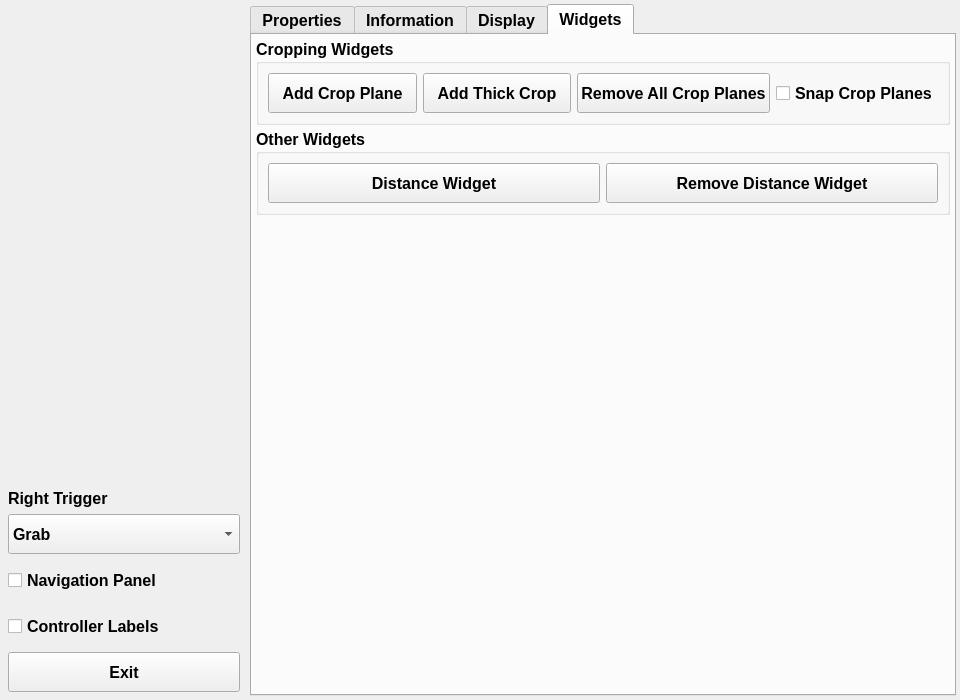
<?xml version="1.0" encoding="UTF-8"?>
<ui version="4.0">
 <class>pqOpenVRControls</class>
 <widget class="QWidget" name="pqOpenVRControls">
  <property name="geometry">
   <rect>
    <x>0</x>
    <y>0</y>
    <width>960</width>
    <height>700</height>
   </rect>
  </property>
  <property name="font">
   <font>
    <family>Arial</family>
    <pointsize>12</pointsize>
    <weight>75</weight>
    <bold>true</bold>
   </font>
  </property>
  <property name="acceptDrops">
   <bool>false</bool>
  </property>
  <property name="windowTitle">
   <string>OpenVRControls</string>
  </property>
  <layout class="QHBoxLayout" name="horizontalLayout_2">
   <property name="leftMargin">
    <number>4</number>
   </property>
   <property name="topMargin">
    <number>4</number>
   </property>
   <property name="rightMargin">
    <number>4</number>
   </property>
   <property name="bottomMargin">
    <number>4</number>
   </property>
   <item>
    <widget class="QWidget" name="widget" native="true">
     <property name="minimumSize">
      <size>
       <width>240</width>
       <height>0</height>
      </size>
     </property>
     <property name="maximumSize">
      <size>
       <width>240</width>
       <height>10000</height>
      </size>
     </property>
     <layout class="QVBoxLayout" name="verticalLayout_5">
      <property name="leftMargin">
       <number>4</number>
      </property>
      <property name="topMargin">
       <number>4</number>
      </property>
      <property name="rightMargin">
       <number>4</number>
      </property>
      <property name="bottomMargin">
       <number>4</number>
      </property>
      <item>
       <widget class="pqPipelineBrowserWidget" name="pipelineBrowser" native="true">
        <property name="contextMenuPolicy">
         <enum>Qt::DefaultContextMenu</enum>
        </property>
       </widget>
      </item>
      <item>
       <spacer name="verticalSpacer">
        <property name="orientation">
         <enum>Qt::Vertical</enum>
        </property>
        <property name="sizeHint" stdset="0">
         <size>
          <width>20</width>
          <height>40</height>
         </size>
        </property>
       </spacer>
      </item>
      <item>
       <widget class="QLabel" name="label">
        <property name="text">
         <string>Right Trigger</string>
        </property>
       </widget>
      </item>
      <item>
       <widget class="QComboBox" name="rightTrigger">
        <property name="minimumSize">
         <size>
          <width>40</width>
          <height>40</height>
         </size>
        </property>
        <property name="currentText">
         <string>Grab</string>
        </property>
        <property name="currentIndex">
         <number>1</number>
        </property>
        <item>
         <property name="text">
          <string>Add Point To Source</string>
         </property>
        </item>
        <item>
         <property name="text">
          <string>Grab</string>
         </property>
        </item>
        <item>
         <property name="text">
          <string>Interactive Crop</string>
         </property>
        </item>
        <item>
         <property name="text">
          <string>Probe</string>
         </property>
        </item>
       </widget>
      </item>
      <item>
       <widget class="QCheckBox" name="navigationPanel">
        <property name="minimumSize">
         <size>
          <width>0</width>
          <height>40</height>
         </size>
        </property>
        <property name="styleSheet">
         <string notr="true"/>
        </property>
        <property name="text">
         <string>Navigation Panel</string>
        </property>
        <property name="iconSize">
         <size>
          <width>16</width>
          <height>16</height>
         </size>
        </property>
       </widget>
      </item>
      <item>
       <widget class="QCheckBox" name="controllerLabels">
        <property name="minimumSize">
         <size>
          <width>0</width>
          <height>40</height>
         </size>
        </property>
        <property name="text">
         <string>Controller Labels</string>
        </property>
       </widget>
      </item>
      <item>
       <widget class="QPushButton" name="exitButton">
        <property name="minimumSize">
         <size>
          <width>0</width>
          <height>40</height>
         </size>
        </property>
        <property name="text">
         <string>Exit</string>
        </property>
       </widget>
      </item>
     </layout>
    </widget>
   </item>
   <item>
    <widget class="QTabWidget" name="pqOpenVRTabs">
     <property name="font">
      <font>
       <family>Arial</family>
       <pointsize>12</pointsize>
       <weight>75</weight>
       <bold>true</bold>
      </font>
     </property>
     <property name="acceptDrops">
      <bool>true</bool>
     </property>
     <property name="windowTitle">
      <string>Pipeline</string>
     </property>
     <property name="styleSheet">
      <string notr="true">QTabBar::tab { height: 40px; }
font: 75 12pt &quot;Arial&quot;;</string>
     </property>
     <property name="currentIndex">
      <number>3</number>
     </property>
     <widget class="pqPropertiesPanel" name="propertiesPanel">
      <attribute name="title">
       <string>Properties</string>
      </attribute>
     </widget>
     <widget class="QWidget" name="informationWidgetFrame">
      <attribute name="title">
       <string>Information</string>
      </attribute>
      <layout class="QVBoxLayout" name="verticalLayout_1">
       <property name="spacing">
        <number>0</number>
       </property>
       <property name="leftMargin">
        <number>0</number>
       </property>
       <property name="topMargin">
        <number>0</number>
       </property>
       <property name="rightMargin">
        <number>0</number>
       </property>
       <property name="bottomMargin">
        <number>0</number>
       </property>
       <item>
        <widget class="QScrollArea" name="informationScrollArea">
         <property name="widgetResizable">
          <bool>true</bool>
         </property>
         <widget class="pqProxyInformationWidget" name="informationWidget">
          <property name="geometry">
           <rect>
            <x>0</x>
            <y>0</y>
            <width>698</width>
            <height>645</height>
           </rect>
          </property>
         </widget>
        </widget>
       </item>
      </layout>
     </widget>
     <widget class="pqPropertiesPanel" name="displayPropertiesPanel">
      <property name="panelMode" stdset="0">
       <number>2</number>
      </property>
      <attribute name="title">
       <string>Display</string>
      </attribute>
     </widget>
     <widget class="QWidget" name="widgetsTab">
      <attribute name="title">
       <string>Widgets</string>
      </attribute>
      <layout class="QVBoxLayout" name="verticalLayout_2">
       <property name="spacing">
        <number>4</number>
       </property>
       <property name="leftMargin">
        <number>4</number>
       </property>
       <property name="topMargin">
        <number>4</number>
       </property>
       <property name="rightMargin">
        <number>4</number>
       </property>
       <property name="bottomMargin">
        <number>4</number>
       </property>
       <item>
        <widget class="QGroupBox" name="groupBoxCrop">
         <property name="font">
          <font>
           <family>Arial</family>
           <pointsize>12</pointsize>
           <weight>75</weight>
           <bold>true</bold>
          </font>
         </property>
         <property name="title">
          <string>Cropping Widgets</string>
         </property>
         <layout class="QHBoxLayout" name="horizontalLayout">
          <item>
           <widget class="QPushButton" name="addCropButton">
            <property name="minimumSize">
             <size>
              <width>0</width>
              <height>40</height>
             </size>
            </property>
            <property name="font">
             <font>
              <family>Arial</family>
              <pointsize>12</pointsize>
              <weight>75</weight>
              <bold>true</bold>
             </font>
            </property>
            <property name="text">
             <string>Add Crop Plane</string>
            </property>
           </widget>
          </item>
          <item>
           <widget class="QPushButton" name="addThickCropButton">
            <property name="minimumSize">
             <size>
              <width>0</width>
              <height>40</height>
             </size>
            </property>
            <property name="font">
             <font>
              <family>Arial</family>
              <pointsize>12</pointsize>
              <weight>75</weight>
              <bold>true</bold>
             </font>
            </property>
            <property name="text">
             <string>Add Thick Crop</string>
            </property>
           </widget>
          </item>
          <item>
           <widget class="QPushButton" name="removeCropsButton">
            <property name="minimumSize">
             <size>
              <width>0</width>
              <height>40</height>
             </size>
            </property>
            <property name="font">
             <font>
              <family>Arial</family>
              <pointsize>12</pointsize>
              <weight>75</weight>
              <bold>true</bold>
             </font>
            </property>
            <property name="text">
             <string>Remove All Crop Planes</string>
            </property>
           </widget>
          </item>
          <item>
           <widget class="QCheckBox" name="cropSnapping">
            <property name="minimumSize">
             <size>
              <width>0</width>
              <height>40</height>
             </size>
            </property>
            <property name="font">
             <font>
              <family>Arial</family>
              <pointsize>12</pointsize>
              <weight>75</weight>
              <bold>true</bold>
             </font>
            </property>
            <property name="text">
             <string>Snap Crop Planes</string>
            </property>
           </widget>
          </item>
         </layout>
        </widget>
       </item>
       <item>
        <widget class="QGroupBox" name="groupBox">
         <property name="font">
          <font>
           <family>Arial</family>
           <pointsize>12</pointsize>
           <weight>75</weight>
           <bold>true</bold>
          </font>
         </property>
         <property name="title">
          <string>Other Widgets</string>
         </property>
         <layout class="QGridLayout" name="gridLayout">
          <item row="0" column="0">
           <widget class="QPushButton" name="measurement">
            <property name="minimumSize">
             <size>
              <width>0</width>
              <height>40</height>
             </size>
            </property>
            <property name="font">
             <font>
              <family>Arial</family>
              <pointsize>12</pointsize>
              <weight>75</weight>
              <bold>true</bold>
             </font>
            </property>
            <property name="text">
             <string>Distance Widget</string>
            </property>
           </widget>
          </item>
          <item row="0" column="1">
           <widget class="QPushButton" name="removeMeasurement">
            <property name="minimumSize">
             <size>
              <width>0</width>
              <height>40</height>
             </size>
            </property>
            <property name="font">
             <font>
              <family>Arial</family>
              <pointsize>12</pointsize>
              <weight>75</weight>
              <bold>true</bold>
             </font>
            </property>
            <property name="text">
             <string>Remove Distance Widget</string>
            </property>
           </widget>
          </item>
         </layout>
        </widget>
       </item>
       <item>
        <spacer name="verticalSpacer2">
         <property name="orientation">
          <enum>Qt::Vertical</enum>
         </property>
         <property name="sizeHint" stdset="0">
          <size>
           <width>20</width>
           <height>40</height>
          </size>
         </property>
        </spacer>
       </item>
      </layout>
     </widget>
    </widget>
   </item>
  </layout>
 </widget>
 <customwidgets>
  <customwidget>
   <class>pqPipelineBrowserWidget</class>
   <extends>QWidget</extends>
   <header>pqPipelineBrowserWidget.h</header>
   <container>1</container>
  </customwidget>
  <customwidget>
   <class>pqProxyInformationWidget</class>
   <extends>QWidget</extends>
   <header>pqProxyInformationWidget.h</header>
   <container>1</container>
  </customwidget>
  <customwidget>
   <class>pqPropertiesPanel</class>
   <extends>QWidget</extends>
   <header>pqPropertiesPanel.h</header>
   <container>1</container>
  </customwidget>
 </customwidgets>
 <resources>
  <include location="../../Qt/Components/Resources/pqComponents.qrc"/>
 </resources>
 <connections/>
</ui>
